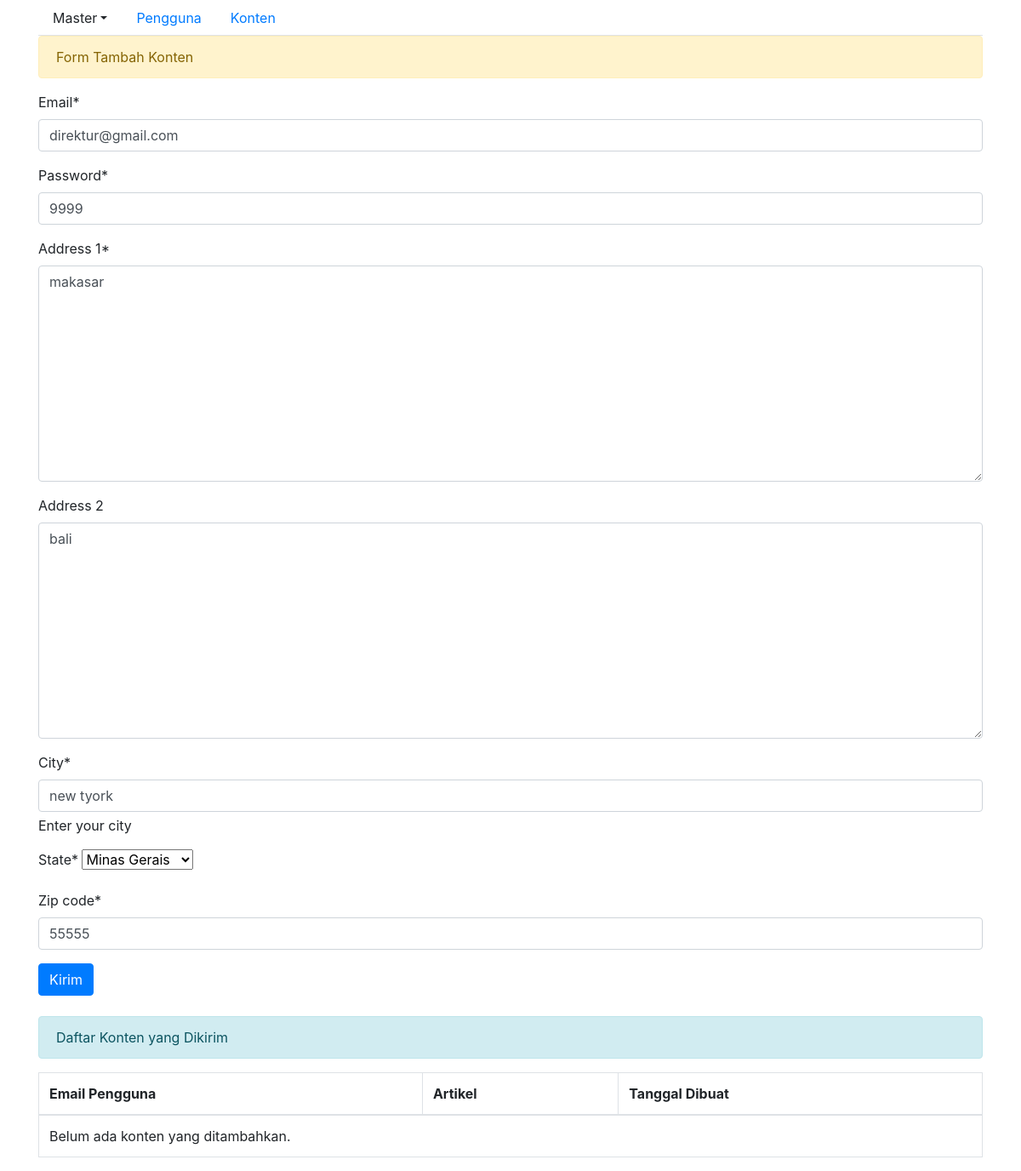
/penguna/3/update, run on the app's committed database.
### data_entry/models.py (models this page shows, shortened)
class Pengguna (models.Model):
    email = models.EmailField(unique=True)
    password = models.CharField(max_length=100)
    address_1 = models.TextField()
    address_2  = models.TextField(null=True, blank = True)
    city = models.CharField(max_length=20, help_text='Enter your city')
    state= models.TextField()
    zip_code= models.CharField(max_length = 7)
    tanggal_join = models.DateField(auto_now = True)

### data_entry/views.py (the view)
# urls.py: path('penguna/<id>/update',views.update_pengguna, name = 'updatedata'),
def update_pengguna(request, id):
    pengguna = get_object_or_404(Pengguna, pk=id)
    if request.method == 'POST':
        form = PenggunaForm(request.POST, instance=pengguna)
        if form.is_valid():
            form.save()
            return redirect('data_entry:set_pengguna')
    else:
        form = PenggunaForm(instance=pengguna)
    return render(request, 'data_entry/content.html', {'form': form, 'pengguna': pengguna})

### data_entry/forms.py (shortened to what this page needs)
class PenggunaForm(forms.ModelForm):  # Harus pakai ModelForm, bukan Form
    state = forms.ChoiceField(choices=STATES)
    class Meta:
        model = Pengguna
        exclude = ['tanggal_join']

### data_entry/templates/data_entry/content.html (shortened to what this page needs)
{% extends 'base.html' %}
{% load crispy_forms_tags %}
{% block content %}
<div class="alert alert-warning" role="alert">
    Form Tambah Konten
</div>
<form method="post">
    {{ form|crispy }}
    <button type="submit" class="btn btn-primary">Kirim</button>
</form>
<div class="alert alert-info mt-4" role="alert">
    Daftar Konten yang Dikirim
</div>
<table class="table table-bordered">
    <thead>
        <tr>
            <th>Email Pengguna</th>
            <th>Artikel</th>
            <th>Tanggal Dibuat</th>
        </tr>
    </thead>
    <tbody>
        {% for konten in daftar_konten %}
        <tr>
            <td>{{ konten.author.email }}</td>
            <td>{{ konten.artikel }}</td>
            <td>{{ konten.created_at|date:"Y-m-d H:i" }}</td>
        </tr>
        {% empty %}
        <tr>
            <td colspan="3">Belum ada konten yang ditambahkan.</td>
        </tr>
        {% endfor %}
    </tbody>
</table>
{% endblock %}

### data on the page
Pengguna: email "direktur@gmail.com", password "9999", address_1 "makasar", address_2 "bali", city "new tyork", state "Minas Gerais", zip_code "55555"
